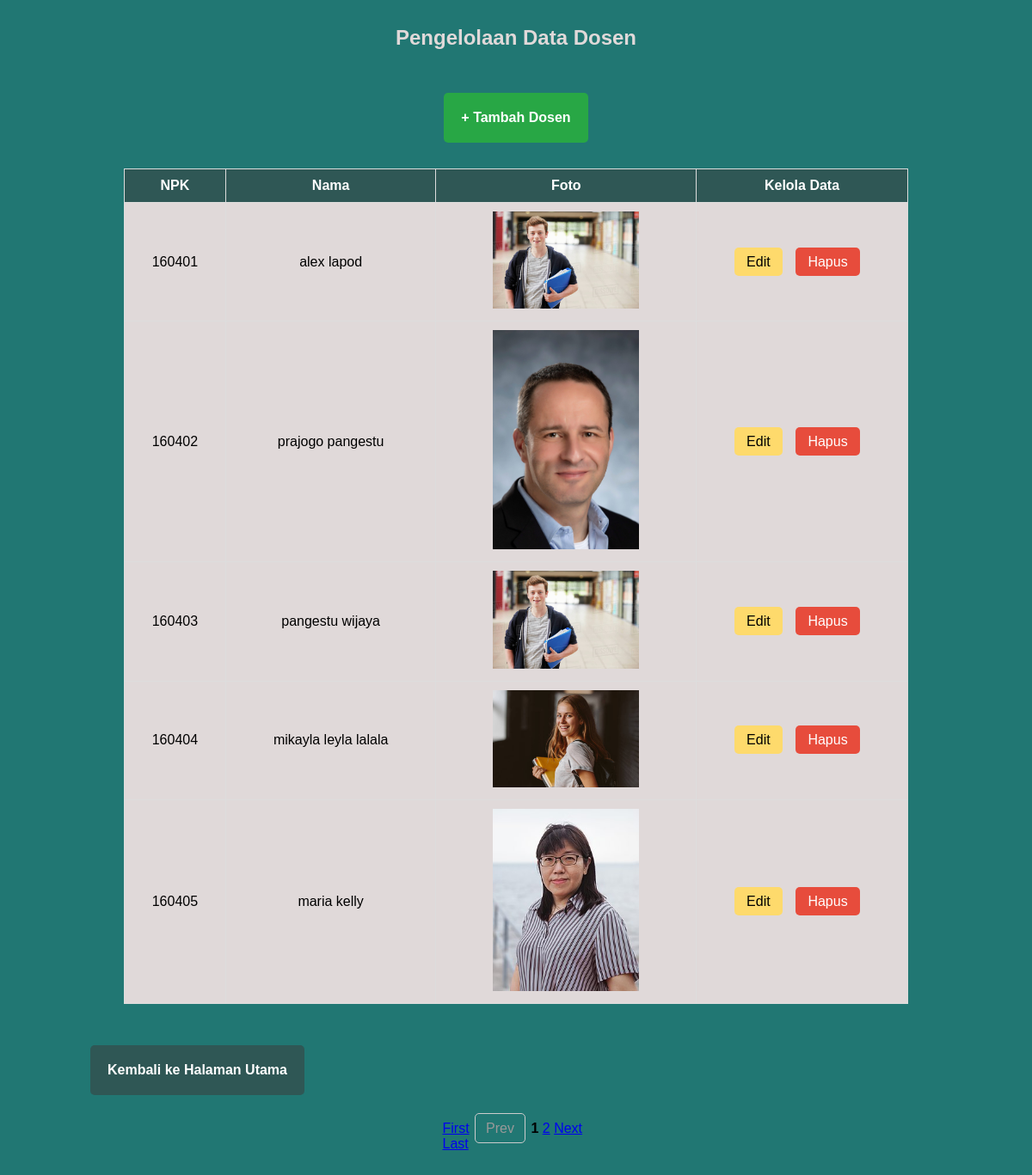
/admin_tabeldosen.php (signed in), run on the app's committed database.
### tables this page shows
CREATE TABLE `dosen` (
  `npk` char(6) NOT NULL,
  `nama` varchar(45) DEFAULT NULL,
  `foto_extension` varchar(4) DEFAULT NULL
);

### admin_tabeldosen.php (the view, shortened to what this page needs)
<?php
if (isset($_GET['cboPage'])) {
    $perpage = (int) $_GET['cboPage'];
} else {
    $perpage = 5;
}
if (isset($_GET['p'])) {
    $p = (int) $_GET['p'];
    if ($p < 1)
        $p = 1;
} else {
    $p = 1;
}
$con = new mysqli("localhost", "root", "", "fullstack");
$sql_total = "SELECT COUNT(npk) AS total FROM dosen";
$result_total = $con->query($sql_total);
$row_total = $result_total->fetch_assoc();
$totaldata = (int) $row_total['total'];
$totalpage = ceil($totaldata / $perpage);
$start = ($p - 1) * $perpage;
?>
<!DOCTYPE html>
<html>
<head>
</head>
<body>
    <h2>Pengelolaan Data Dosen</h2>
    <div style="text-align:center;">
        <a href="insertdosen.php" class="btn btnTambah">+ Tambah Dosen</a>
    </div>
    <table>
        <tr>
            <th>NPK</th>
            <th>Nama</th>
            <th>Foto</th>
            <th>Kelola Data</th>
        </tr>
        <?php
        $sql = "SELECT * FROM dosen ORDER BY npk LIMIT ?, ?";
        $stmt = $con->prepare($sql);
        $stmt->bind_param("ii", $start, $perpage);
        $stmt->execute();
        $result = $stmt->get_result();
        while ($row = $result->fetch_assoc()) {
            echo "<tr>";
            echo "<td>" . $row['npk'] . "</td>";
            echo "<td>" . $row['nama'] . "</td>";
            echo "<td>";
            if ($row['foto_extension']) {
                $ext = strtolower($row['foto_extension']);
                $path_foto = "foto_dosen/" . $row['nama'] . "_" . $row['npk'] . "." . $ext;
                if (file_exists($path_foto)) {
                    echo "<img src='$path_foto?" . time() . "' width='170'>";
                } else {
                    echo "(foto tidak ditemukan)";
                }
            }
            echo "</td>";
            echo "<td>";
            echo "<a href='edit_dosen.php?npk=" . $row['npk'] . "' class='btnEdit'>Edit</a> ";
            echo "<a href='delete_dosen.php?npk=" . $row['npk'] . "' class='btnHapus' onclick='return confirm(\"Yakin hapus dosen?\")'>Hapus</a>";
            echo "</td>";
            echo "</tr>";
        }
        ?>
    </table>
    <br>
    <a href="admin_home.php" class="btnBack" style="text-align: center">Kembali ke Halaman Utama</a>
    <br>
    <div style="width: 15%; margin: auto;">
        <?php
        echo "<a href='?p=1&cboPage=$perpage'>First</a> ";
        if ($p == 1) {
            echo "<span style='padding: 8px 12px; margin: 0 2px; color: #999; border: 1px solid #ccc; border-radius: 5px;'>Prev</span> ";
        } else {
            $x = $p - 1;
            echo "<a href='?p=$x&cboPage=$perpage'>Prev</a> ";
        }
        for ($i = 1; $i <= $totalpage; $i++) {
            if ($i == $p) {
                echo "<strong>$i</strong> ";
            } else {
                echo "<a href='?p=$i&cboPage=$perpage'>$i</a> ";
            }
        }
        if ($p == $totalpage || $totalpage == 0) {
            echo "<span style='padding: 8px 12px; margin: 0 2px; color: #999; border: 1px solid #ccc; border-radius: 5px;'>Next</span> ";
        } else {
            $x = $p + 1;
            echo "<a href='?p=$x&cboPage=$perpage'>Next</a> ";
        }
        echo "<a href='?p=$totalpage&cboPage=$perpage'>Last</a>";
        ?>
    </div>
</body>
</html>

### admin_tabeldosen.php (style rules this page uses)
body { font-family: sans-serif; margin: 30px; background-color: #217773ff; }
h2 { color: #E0D9D9; text-align: center; margin-bottom: 20px; }
.btnTambah { display: inline-block; padding: 20px; margin: 30px; border-radius: 5px; text-decoration: none; color: white; background-color: #28a745; font-weight: bold; }
.btnBack { display: inline-block; padding: 20px; margin: 30px; margin-left: 75px; border-radius: 5px; text-decoration: none; color: white; background-color: #2F5755; font-weight: bold; text-align: center; }
.btnEdit { background-color: #feda6cff; color: black; border: none; border-radius: 5px; padding: 8px 14px; border-radius: 5px; text-decoration: none; }
.btnHapus { background-color: #e74c3c; color: white; width: 60px; height: 35px; border: none; border-radius: 5px; margin: 5%; padding: 8px 14px; text-decoration: none; }
table { width: 80%; background: #E0D9D9; margin-left: auto; margin-right: auto; border-collapse: collapse; }
table th, table td { padding: 10px; text-align: center; border: 1px solid #ddd; }
table th { background-color: #2F5755; color: white; }

### data on the page
dosen: npk "160401", nama "alex lapod", nama+npk+foto_extension (picture)
dosen: npk "160402", nama "prajogo pangestu", nama+npk+foto_extension (picture)
dosen: npk "160403", nama "pangestu wijaya", nama+npk+foto_extension (picture)
dosen: npk "160404", nama "mikayla leyla lalala", nama+npk+foto_extension (picture)
dosen: npk "160405", nama "maria kelly", nama+npk+foto_extension (picture)
